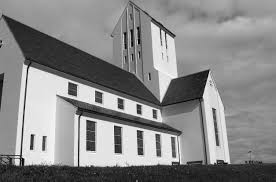
#> input picture Assignments/Assignment 3/image1.png, 276 x 182 px
$ jupyter execute '4442 Assignment 3 - hpate269 COPY.ipynb'
#> lines starting #> are read from the running program, lines starting #| are printed output that depends on the picture
### 1. Edge Detection

(a) Implement convolution process of smoothing Image 1 with a 5 x 5 Gaussian Filter with $\sigma$ = 1 and 2 , plot the corresponding output images.

[cell 1]
import numpy as np
import cv2
import matplotlib.pyplot as plt
from scipy.ndimage import convolve

# Load Image 1 in grayscale
image = cv2.imread('image1.png', cv2.IMREAD_GRAYSCALE)
#> image is the input picture: shape (182, 276); min 0, max 255, mean 136.9

# Function to generate a Gaussian kernel
def gaussian_kernel(size, sigma):
    kernel = np.fromfunction(lambda x, y:
        (1/(2*np.pi*sigma**2)) * np.exp(-((x-(size-1)/2)**2 + (y-(size-1)/2)**2) / (2*sigma**2)),
        (size, size))
    return kernel / np.sum(kernel)  # Normalize

# Convolution function
def custom_convolve(image, kernel):
    return convolve(image, kernel, mode='constant', cval=0.0)

# Apply Gaussian filtering with sigma = 1 and 2
for sigma in [1, 2]:
    kernel = gaussian_kernel(5, sigma)
    smoothed = custom_convolve(image, kernel)

    plt.figure()
    plt.title(f'Gaussian Smoothed Image (σ={sigma})')
    plt.imshow(smoothed, cmap='gray')
    plt.show()

(b) Implement convolution process of convolving a 3 x 3 Sobel filters ($S_x$ and $S_y$) with the output images you obtained in step a. Plot the outputs of each step and the final edge map which combines edges in $x$ and $y$ directions

[cell 2]
# Sobel filters
Sx = np.array([[-1, 0, 1],
               [-2, 0, 2],
               [-1, 0, 1]])

Sy = np.array([[-1, -2, -1],
               [0, 0, 0],
               [1, 2, 1]])

# Compute gradients
Gx = custom_convolve(smoothed, Sx)
Gy = custom_convolve(smoothed, Sy)

# Compute gradient magnitude
edge_map = np.sqrt(Gx**2 + Gy**2)

# Plot results
plt.figure(figsize=(12, 4))
plt.subplot(1, 3, 1)
plt.title('Gradient X')
plt.imshow(Gx, cmap='gray')

plt.subplot(1, 3, 2)
plt.title('Gradient Y')
plt.imshow(Gy, cmap='gray')

plt.subplot(1, 3, 3)
plt.title('Final Edge Map')
plt.imshow(edge_map, cmap='gray')

plt.show()

(c) Implement convolution process of convolving Image 1 with $\frac{\partial G}{\partial x}$ and $\frac{\partial G}{\partial y}$ filters (5 × 5 filters and for $\sigma = 1$ and $2$) and plot the outputs of each step and the final edge map which combines edges in $x$ and $y$ directions.

[cell 3]
# Derivative of Gaussian function
def gaussian_derivative_kernel(size, sigma, axis='x'):
    center = (size - 1) / 2
    kernel = np.fromfunction(lambda x, y:
        -((x-center) if axis == 'x' else (y-center)) / (sigma**2) *
        np.exp(-((x-center)**2 + (y-center)**2) / (2*sigma**2)),
        (size, size))

    return kernel / np.sum(np.abs(kernel))  # Normalize

# Compute derivatives with sigma = 1 and 2
for sigma in [1, 2]:
    Gx = gaussian_derivative_kernel(5, sigma, 'x')
    Gy = gaussian_derivative_kernel(5, sigma, 'y')

    edge_x = custom_convolve(image, Gx)
    edge_y = custom_convolve(image, Gy)
    edge_final = np.sqrt(edge_x**2 + edge_y**2)

    plt.figure(figsize=(12, 4))
    plt.subplot(1, 3, 1)
    plt.title(f'Gaussian Derivative X (σ={sigma})')
    plt.imshow(edge_x, cmap='gray')

    plt.subplot(1, 3, 2)
    plt.title(f'Gaussian Derivative Y (σ={sigma})')
    plt.imshow(edge_y, cmap='gray')

    plt.subplot(1, 3, 3)
    plt.title(f'Final Edge Map (σ={sigma})')
    plt.imshow(edge_final, cmap='gray')

    plt.show()
#> this loop made 2 passes
#> pass 1, `edge_x = custom_convolve(image, Gx)`:
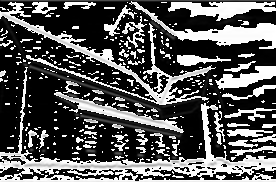
#> edge_x: shape (182, 276); min 0, max 255, mean 87.2
#> pass 1, `edge_y = custom_convolve(image, Gy)`:
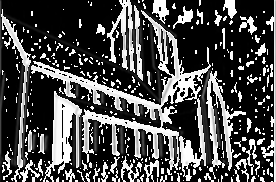
#> edge_y: shape (182, 276); min 0, max 255, mean 76.5
#> pass 1, `edge_final = np.sqrt(edge_x**2 + edge_y**2)`:
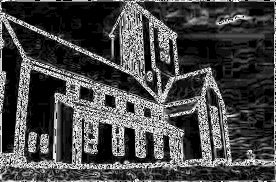
#> edge_final: shape (182, 276) float16; min 0, max 15.91, mean 4.46; drawn with min black and max white

##### Observations of Final Output of b and c:
Edge Detection Sharpness: In part b, the edges appear sharper and more defined, particularly along architectural boundaries. In part c, the edges appear smoother and slightly more spread out, especially when $\sigma = 2$

Noise Sensitivity: The Sobel filter in part is more sensitive to high-frequency noise and small intensity changes, leading to noisier edges. The Gaussian derivative filter in part c reduces noise better, especially with a larger $\sigma$ due to the smoothing effect before differentiation.

Edge Continuity: Sobel filtering in b results in some broken edges where intensity changes are weaker. Gaussian derivative filtering in c produces more continuous and natural edges, as the Gaussian smoothing helps to integrate weaker edges into the response.

Effect of $\sigma$: Increasing $\sigma$ in part c makes edges smoother and broader, reducing noise but slightly blurring fine details. In contrast, Sobel filtering in part b does not involve smoothing, which keeps all fine details but retains noise.

Conclusion:
The Gaussian derivative method part c provides better edge continuity and is less sensitive to noise, especially with $\sigma = 2$.\
The Sobel method part b enhances fine details like the windows and roofing but is more sensitive to noise.\
If noise reduction is important, Gaussian derivative filtering is better. If preserving fine details is important, Sobel filtering is better.

#### 2. Corner Detection
Implement Harris Corner Detection algorithm step by step as explained in the class. Apply your script to detect corners in image 1. Plot the corner response map, and the non-maximum suppression output.

[cell 4]
# Harris Corner Detection
def harris_corner_detection(image, k=0.04, threshold=0.01):
    # Compute gradients
#> called with k = 0.04, threshold = 0.01
    Ix = custom_convolve(image, Sx)
    Iy = custom_convolve(image, Sy)

    # Compute products of derivatives
    Ixx = Ix**2
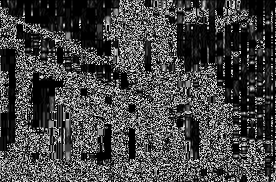
#> Ixx: shape (182, 276); min 0, max 249, mean 68.8
    Iyy = Iy**2
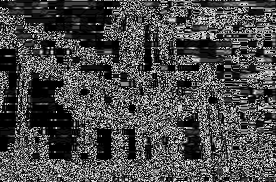
#> Iyy: shape (182, 276); min 0, max 249, mean 74.9
    Ixy = Ix * Iy
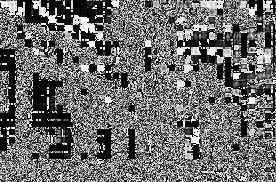
#> Ixy: shape (182, 276); min 0, max 255, mean 106.4

    # Apply Gaussian smoothing
    Sxx = custom_convolve(Ixx, gaussian_kernel(5, 1))
    Syy = custom_convolve(Iyy, gaussian_kernel(5, 1))
    Sxy = custom_convolve(Ixy, gaussian_kernel(5, 1))
#> in custom_convolve (call 13), `return convolve(image, kernel, mode='constant', cval=0.0)`:
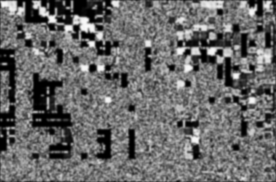
#> returned value: shape (182, 276); min 0, max 249, mean 105.2

    # Compute Harris response
    detM = (Sxx * Syy) - (Sxy**2)
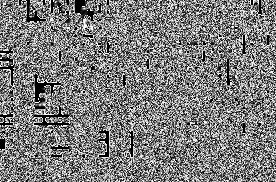
#> detM: shape (182, 276); min 0, max 255, mean 124.6
    traceM = Sxx + Syy
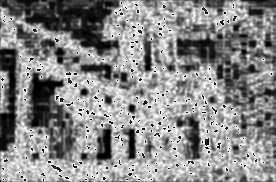
#> traceM: shape (182, 276); min 0, max 255, mean 136.6
    R = detM - k * (traceM**2)

    # Thresholding
    corner_map = np.zeros_like(R)
    corner_map[R > threshold * R.max()] = 255

    return R, corner_map

# Compute Harris Corner Detection
response, corners = harris_corner_detection(image)
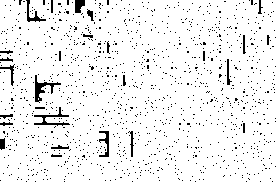
#> corners: shape (182, 276) float64; 93.8% white; black in thin lines or dots

# Plot results
plt.figure(figsize=(12, 4))
plt.subplot(1, 2, 1)
plt.title("Corner Response Map")
plt.imshow(response, cmap='jet')

plt.subplot(1, 2, 2)
plt.title("Thresholded Corner Detection")
plt.imshow(corners, cmap='gray')

plt.show()
